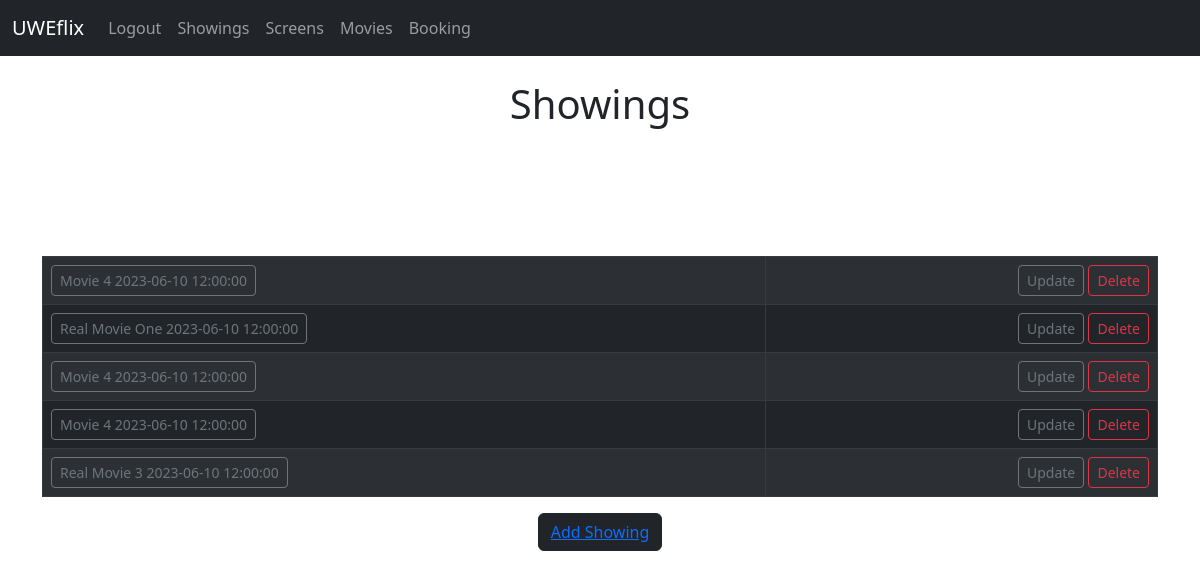
The page /showing (signed in) on the database as committed earlier.
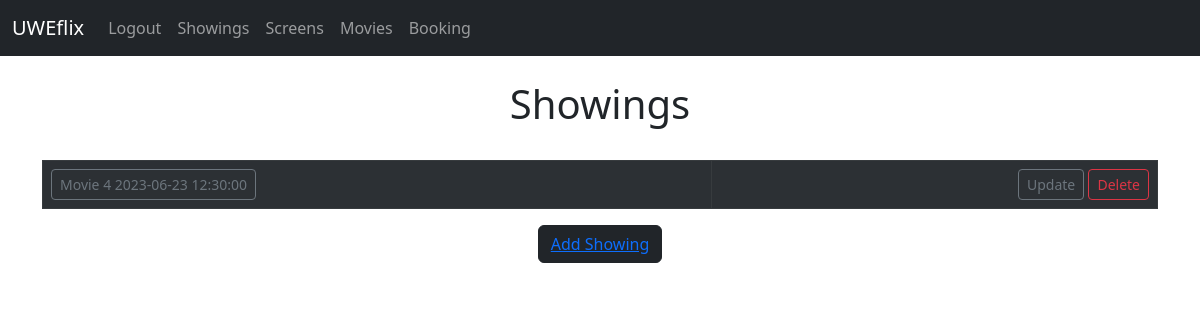
The same page on the database as committed later.
### UWEflix_Website/models.py (models this page shows, shortened)
class Showing(models.Model):
    movie = models.ForeignKey(Movie, blank=True, null=True, on_delete=models.CASCADE)
    date_showing = models.DateField('Movie Showing Date')
    time_showing = models.TimeField('Movie Showing Time')
    screen = models.ForeignKey(Screen, blank=True, null=True,
                               on_delete=models.CASCADE)
    seats = models.PositiveIntegerField()
    def __str__(self):
        return str(self.movie) + ' ' + str(self.date_showing) + ' ' + str(self.time_showing)

class Movie(models.Model):
    movie_name = models.CharField(max_length = 200)
    movie_image = models.ImageField(null = True, blank=True, upload_to="images/")
    description = models.CharField(max_length = 500)
    rating= models.CharField(max_length = 3)
    def __str__(self):
        return self.movie_name

### UWEflix_Website/views.py (the view)
# urls.py: path('showing', views.showing, name='showing'),
def showing(request):
    showing_list = Showing.objects.all()
    return render(request, 'showing.html', {'showing_list': showing_list})

### UWEflix_Website/templates/showing.html (shortened to what this page needs)
{% extends 'base.html' %}
{% block content %}
<center>
 <h1>Showings</h1>
<table class="table table-dark table-striped table-hover table-bordered">
    {% for movie in showing_list %}
        <tr>
            <td>
                <a href ="{% url 'show-showing' movie.id %}" class="btn btn-outline-secondary btn-sm"> {{ movie }} </a>
                <td align="right">
                    <a href="{% url 'update-showing' movie.id %}" class="btn btn-outline-secondary btn-sm"> Update</a>
                    <a href="{% url 'delete-showing' movie.id %}" class="btn btn-outline-danger btn-sm"> Delete</a>
                </td>
            </td>
        </tr>
    {% endfor %}
</table>
<button type="button" class="btn btn-dark"><a href = "{% url 'add-showing' %}"> Add Showing </a></button>
{% endblock %}

### UWEflix_Website/templates/base.html (shortened to what this page needs)
<!doctype html>
<html lang="en">
  <head>
    <link href="https://cdn.jsdelivr.net/npm/bootstrap@5.2.3/dist/css/bootstrap.min.css" rel="stylesheet">
  </head>
  <body>
    {% include 'navbar.html' %}
    <div class="container">
        {% block content%}
        {% endblock %}
    </div>
  </body>
</html>

### UWEflix_Website/templates/navbar.html (shortened to what this page needs)
<nav class="navbar navbar-expand-lg navbar-dark bg-dark">
    <div class="container-fluid">
      <a class="navbar-brand" href="{% url 'home' %}">UWEflix</a>
      <div class="collapse navbar-collapse" id="navbarSupportedContent">
        <ul class="navbar-nav me-auto mb-2 mb-lg-0">
        {% if user.is_authenticated %}
        <li class="nav-item">
            <a class="nav-link" href="{% url 'logout' %}">Logout</a>
          </li>
        <li class="nav-item">
          <a class="nav-link" href="{% url 'showing' %}">Showings</a>
        </li>
        <li class="nav-item">
          <a class="nav-link" href="{% url 'screen' %}">Screens</a>
        </li>
        {% else %}
          <li class="nav-item">
            <a class="nav-link" href="{% url 'login' %}">Login</a>
          </li>
        {% endif %}
        <li class="nav-item">
          <a class="nav-link" href="{% url 'movie' %}">Movies</a>
        </li>
        <li class="nav-item">
          <a class="nav-link" href="{% url 'booking-list' %}">Booking</a>
        </li>
        </ul>
      </div>
    </div>
  </nav>

Rows that differ between the two databases and show on the page:
removed Showing: movie+date_showing+time_showing "Movie 4 2023-06-10 12:00:00"
removed Showing: movie+date_showing+time_showing "Real Movie One 2023-06-10 12:00:00"
removed Showing: movie+date_showing+time_showing "Movie 4 2023-06-10 12:00:00"
removed Showing: movie+date_showing+time_showing "Movie 4 2023-06-10 12:00:00"
removed Showing: movie+date_showing+time_showing "Real Movie 3 2023-06-10 12:00:00"
added Showing: movie+date_showing+time_showing "Movie 4 2023-06-23 12:30:00"
